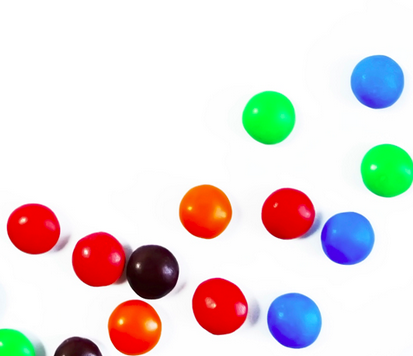
#> input picture smarties.png, 413 x 356 px
$ python T14_MorphologicalTransformation.py
#> lines starting #> are read from the running program, lines starting #| are printed output that depends on the picture; after the words box and inside, x2 and y2 are one past the last pixel; in counts of white or black regions, pixels touching at a corner belong together
#########
# Morphological Transformation are some simple operations based on the image shapes
# MT are normally performed on binary images
# Require 2 things
#  -> Original image
#  -> Structuring element / Kernel (decides the nature of the operations)
#      -> A Kernel tells you how to change the value of any given pixel by combining it with different amounts of the neighboring pixels
#########

import cv2
import numpy as np
import matplotlib.pyplot as plt

img = cv2.imread('smarties.png', cv2.IMREAD_GRAYSCALE)
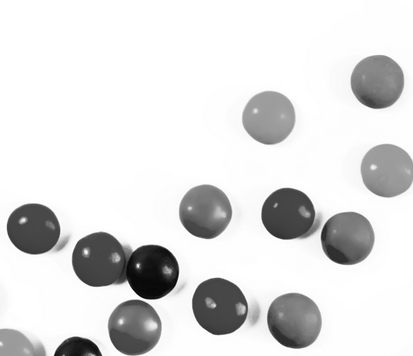
#> img: shape (356, 413); min 4, max 255, mean 222.6

# work on binary images -> do mask, simple thresholding
_, mask = cv2.threshold(img, 220, 255, cv2.THRESH_BINARY_INV)
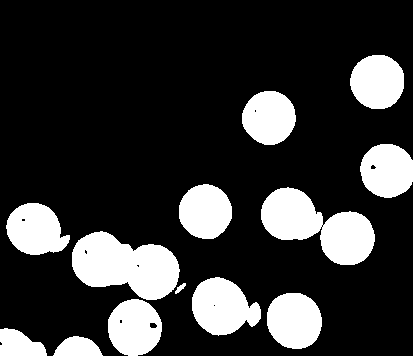
#> mask: shape (356, 413); 20.9% white; 13 white regions, largest, box (x1, y1, x2, y2) and area: (72, 231, 180, 300) 4953, (261, 187, 375, 265) 4823, (192, 277, 261, 336) 2806

kernel = np.ones((2,2),np.uint8)
dilation = cv2.dilate(mask, kernel, iterations=2)
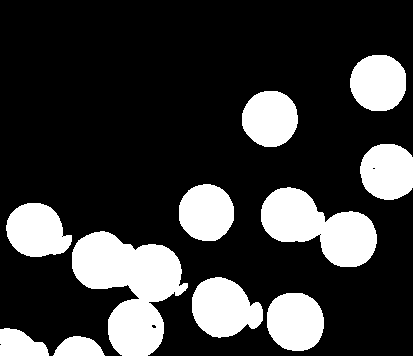
#> dilation: shape (356, 413); 22.8% white; 11 white regions, largest, box (x1, y1, x2, y2) and area: (72, 231, 188, 356) 8042, (261, 187, 377, 267) 5269, (192, 277, 263, 338) 3090
erosion = cv2.erode(mask, kernel, iterations=1)
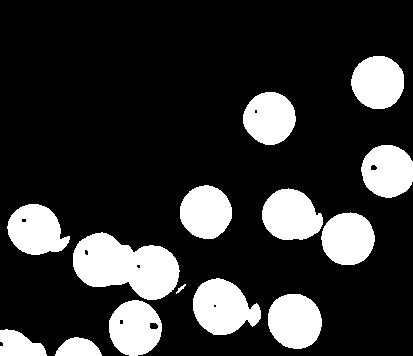
#> erosion: shape (356, 413); 19.8% white; 14 white regions, largest, box (x1, y1, x2, y2) and area: (73, 232, 180, 300) 4753, (193, 278, 261, 335) 2663, (262, 188, 323, 240) 2372
opening = cv2.morphologyEx(mask, cv2.MORPH_OPEN, kernel) # apply erosion then dilation
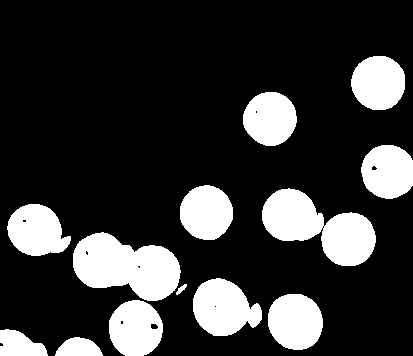
#> opening: shape (356, 413); 20.8% white; 13 white regions, largest, box (x1, y1, x2, y2) and area: (73, 232, 181, 301) 4953, (262, 188, 376, 266) 4823, (193, 278, 262, 336) 2805
closing = cv2.morphologyEx(mask, cv2.MORPH_CLOSE, kernel) # apply dilation then erosion
#> closing: shape (356, 413); 20.8% white; 13 white regions, largest, box (x1, y1, x2, y2) and area: (73, 232, 181, 301) 4960, (262, 188, 376, 266) 4833, (193, 278, 262, 337) 2810
mg = cv2.morphologyEx(mask, cv2.MORPH_GRADIENT, kernel) # difference btw dilation & erosion
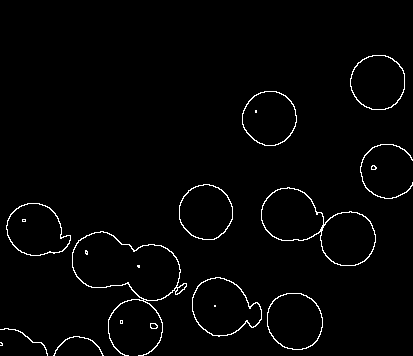
#> mg: shape (356, 413); 2% white in thin lines or dots, all inside (x1, y1, x2, y2) = (0, 55, 413, 356)
th = cv2.morphologyEx(mask, cv2.MORPH_TOPHAT, kernel) # difference btw opening and ori img
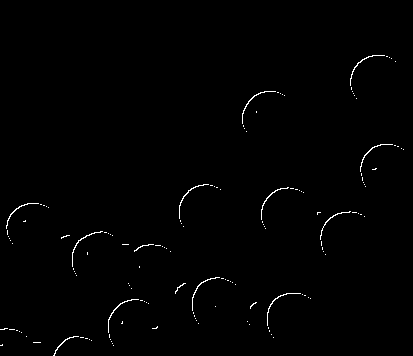
#> th: shape (356, 413); 0.72% white in thin lines or dots, all inside (x1, y1, x2, y2) = (0, 55, 404, 356)

titles = ['image', 'mask', 'dilation', 'erosion', 'opening', 'closing', 'gradient', 'tophat']
images = [img, mask, dilation, erosion, opening, closing, mg, th]

for i in range (len(images)):
    plt.subplot(2, 4, i+1), plt.imshow(images[i], 'gray')
    plt.title(titles[i])
    plt.xticks([]), plt.yticks([])
#> this loop made 8 passes

plt.show()

$ run again, with HSVMap.png copied over smarties.png
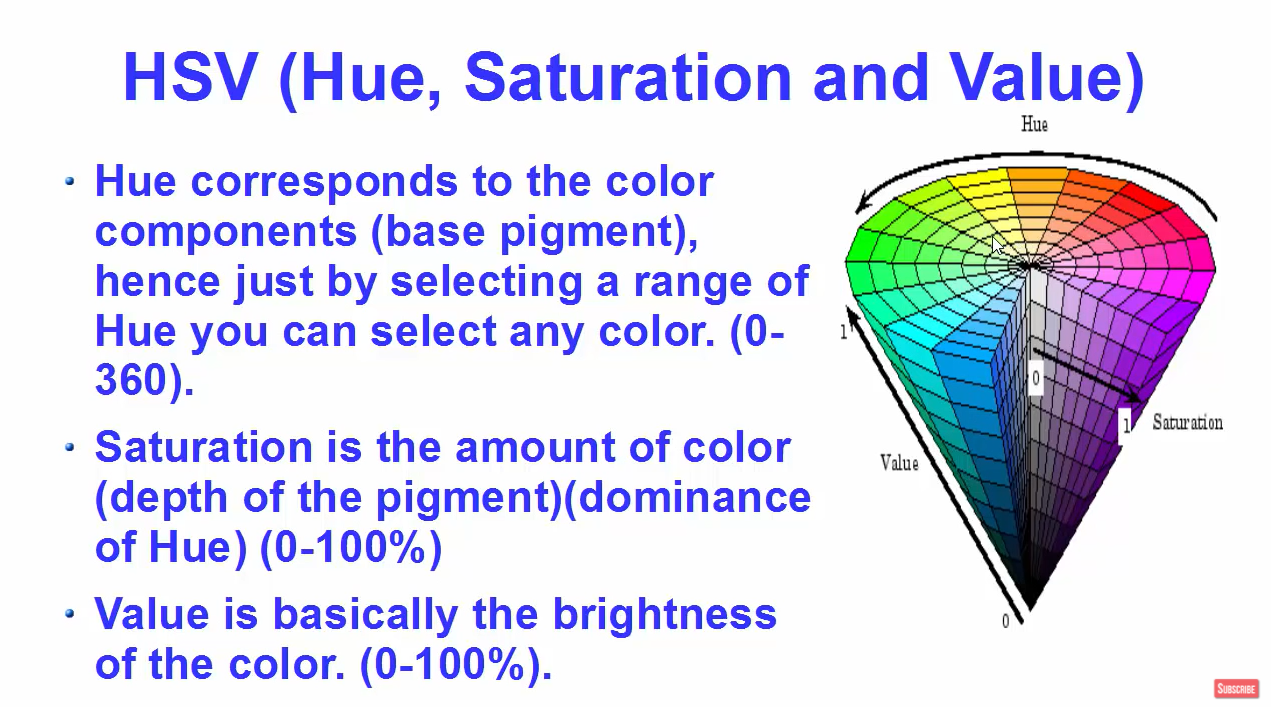
#> input picture HSVMap.png, 1271 x 707 px
#> `_, mask = cv2.threshold(img, 220, 255, cv2.THRESH_BINARY_INV)`:
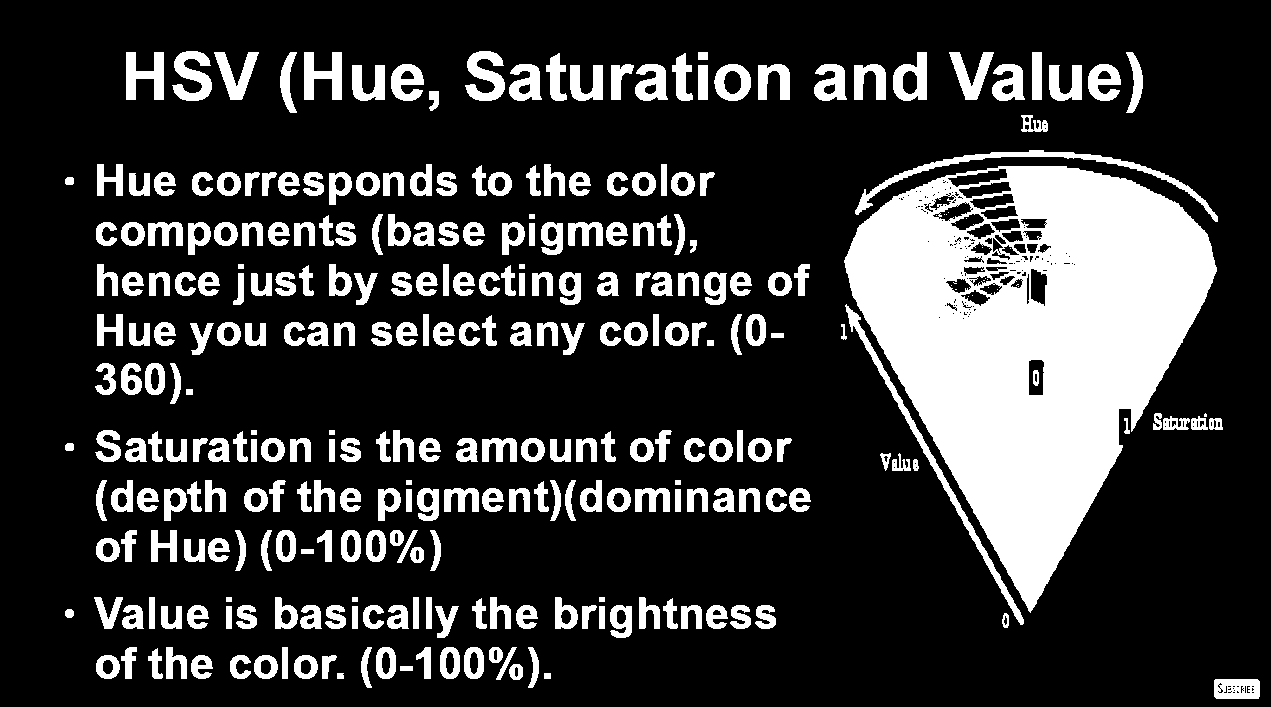
#> mask: shape (707, 1271); 21.2% white; 309 white regions (20 under 20 px), largest, box (x1, y1, x2, y2) and area: (844, 166, 1217, 613) 89677, (855, 150, 1218, 222) 2335, (845, 304, 1024, 625) 2270
#> dilation: shape (707, 1271); 26.1% white; 256 white regions, largest, box (x1, y1, x2, y2) and area: (844, 166, 1219, 627) 97685, (855, 150, 1220, 224) 3354, (465, 51, 507, 103) 1462
#> erosion: shape (707, 1271); 18.7% white; 305 white regions (12 under 20 px), largest, box (x1, y1, x2, y2) and area: (845, 167, 1217, 612) 86848, (856, 151, 1218, 222) 1827, (846, 306, 1024, 625) 1762
#> opening: shape (707, 1271); 21.1% white; 296 white regions (5 under 20 px), largest, box (x1, y1, x2, y2) and area: (845, 167, 1218, 613) 89433, (856, 151, 1219, 223) 2333, (846, 306, 1025, 626) 2269
#> closing: shape (707, 1271); 21.3% white; 289 white regions (5 under 20 px), largest, box (x1, y1, x2, y2) and area: (845, 167, 1218, 614) 90236, (856, 151, 1219, 223) 2338, (846, 305, 1025, 626) 2271
#> mg: shape (707, 1271); 5% white in thin lines or dots, all inside (x1, y1, x2, y2) = (65, 51, 1261, 700)
#> `th = cv2.morphologyEx(mask, cv2.MORPH_TOPHAT, kernel)`:
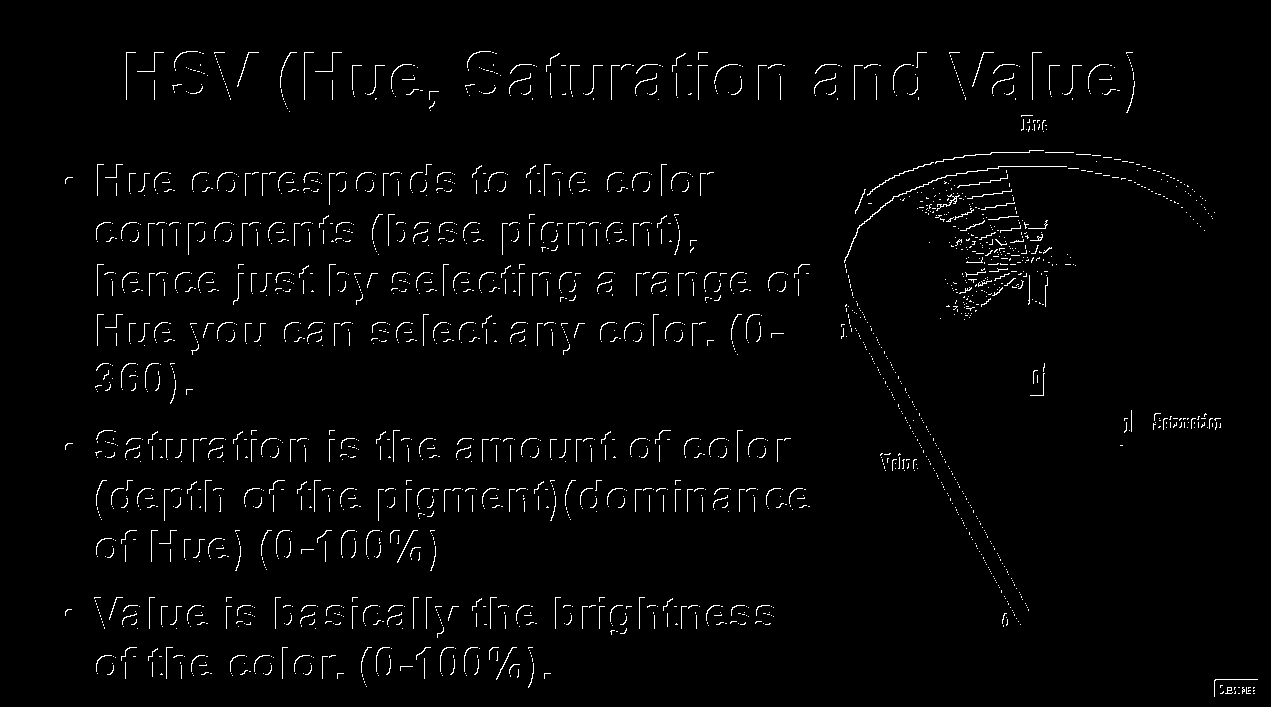
#> th: shape (707, 1271); 2% white in thin lines or dots, all inside (x1, y1, x2, y2) = (65, 51, 1258, 697)
#> the loop `for i in range (len(images)):` made 8 passes

$ run again, with chessboard.png copied over smarties.png
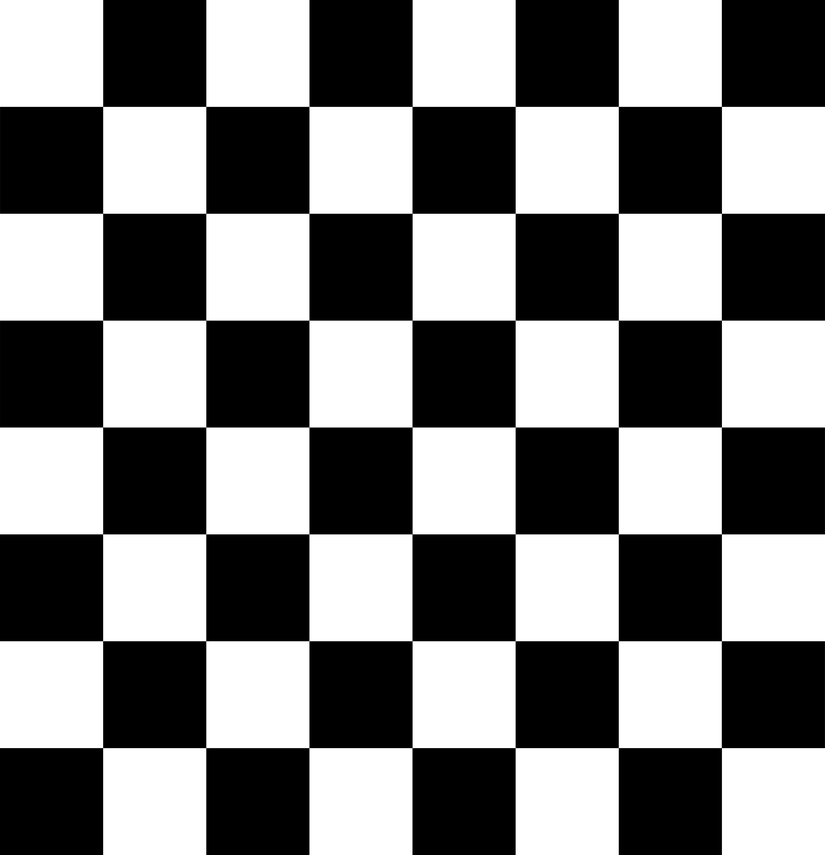
#> input picture chessboard.png, 825 x 855 px, shrunk from 3595 x 3723 before the run
#> img is the input picture: shape (855, 825); min 0, max 255, mean 127.5
#> `_, mask = cv2.threshold(img, 220, 255, cv2.THRESH_BINARY_INV)`:
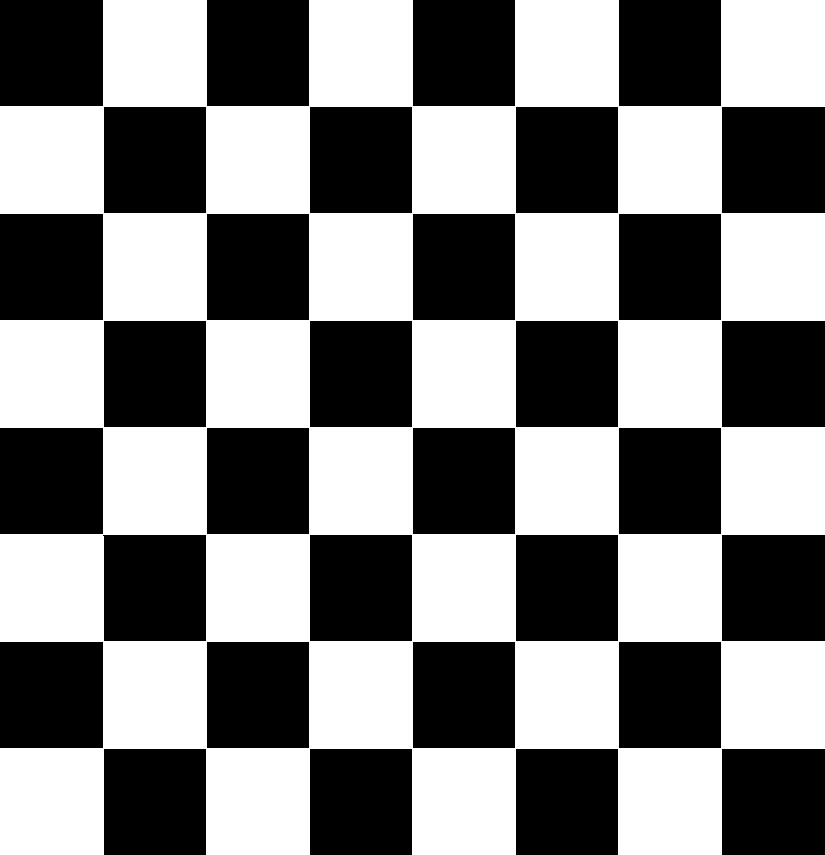
#> mask: shape (855, 825); 50.8% white; 32 black regions, largest, box (x1, y1, x2, y2) and area: (0, 0, 103, 106) 10918, (722, 107, 825, 213) 10918, (0, 214, 103, 320) 10918
#> dilation: shape (855, 825); 52.5% white; 32 black regions, largest, box (x1, y1, x2, y2) and area: (0, 0, 103, 106) 10918, (0, 216, 103, 320) 10712, (0, 430, 103, 534) 10712
#> erosion: shape (855, 825); 50% white; 1 white region, box (x1, y1, x2, y2) and area: (0, 0, 825, 855) 352685
#> opening: shape (855, 825); 50.8% white; 32 black regions, largest, box (x1, y1, x2, y2) and area: (0, 0, 104, 107) 11128, (0, 215, 104, 321) 11024, (0, 429, 104, 535) 11024
#> mg: shape (855, 825); 1.7% white in thin lines or dots
#> `th = cv2.morphologyEx(mask, cv2.MORPH_TOPHAT, kernel)`:
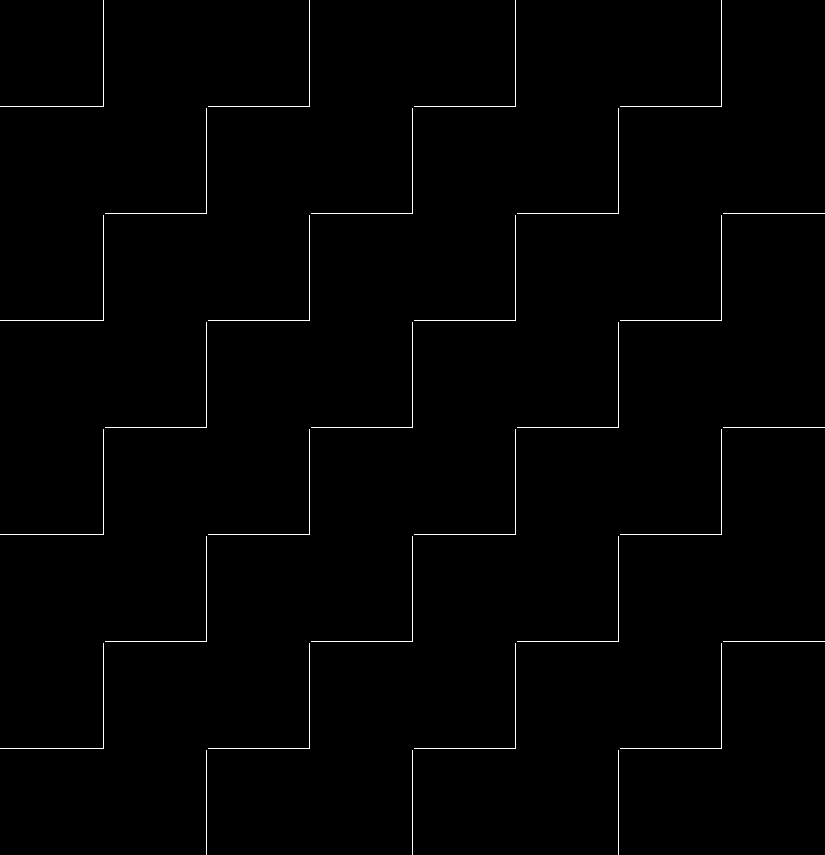
#> th: shape (855, 825); 0.82% white in thin lines or dots
#> the loop `for i in range (len(images)):` made 8 passes
